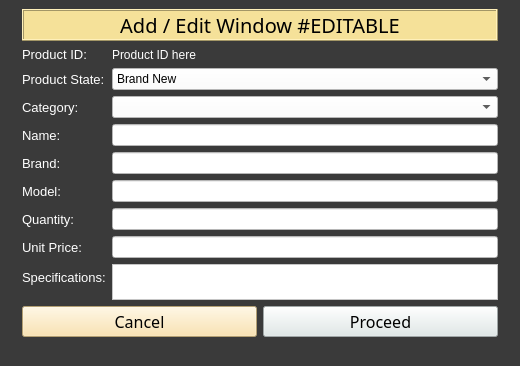
<?xml version="1.0" encoding="UTF-8"?>
<ui version="4.0">
 <class>MainWindow</class>
 <widget class="QMainWindow" name="MainWindow">
  <property name="geometry">
   <rect>
    <x>0</x>
    <y>0</y>
    <width>520</width>
    <height>366</height>
   </rect>
  </property>
  <property name="maximumSize">
   <size>
    <width>700</width>
    <height>366</height>
   </size>
  </property>
  <property name="windowTitle">
   <string>Item Manager</string>
  </property>
  <property name="styleSheet">
   <string notr="true">background-color: rgb(58, 58, 58);</string>
  </property>
  <widget class="QWidget" name="AddWidget">
   <property name="enabled">
    <bool>true</bool>
   </property>
   <property name="maximumSize">
    <size>
     <width>16777215</width>
     <height>366</height>
    </size>
   </property>
   <property name="styleSheet">
    <string notr="true"/>
   </property>
   <layout class="QGridLayout" name="gridLayout_2">
    <item row="1" column="1">
     <widget class="QLabel" name="label_10">
      <property name="text">
       <string/>
      </property>
     </widget>
    </item>
    <item row="0" column="0">
     <widget class="QLabel" name="label_11">
      <property name="text">
       <string/>
      </property>
     </widget>
    </item>
    <item row="0" column="1">
     <layout class="QGridLayout" name="gridLayout">
      <item row="0" column="0">
       <widget class="QLabel" name="lbladd_edit">
        <property name="maximumSize">
         <size>
          <width>16777215</width>
          <height>16777215</height>
         </size>
        </property>
        <property name="font">
         <font>
          <family>Impact</family>
          <pointsize>15</pointsize>
         </font>
        </property>
        <property name="styleSheet">
         <string notr="true">background-color:#f5e199;
</string>
        </property>
        <property name="frameShape">
         <enum>QFrame::Box</enum>
        </property>
        <property name="frameShadow">
         <enum>QFrame::Raised</enum>
        </property>
        <property name="text">
         <string>Add / Edit Window #EDITABLE</string>
        </property>
        <property name="alignment">
         <set>Qt::AlignCenter</set>
        </property>
       </widget>
      </item>
      <item row="1" column="0">
       <layout class="QFormLayout" name="formLayout">
        <item row="0" column="0">
         <widget class="QLabel" name="label_2">
          <property name="font">
           <font>
            <pointsize>10</pointsize>
           </font>
          </property>
          <property name="styleSheet">
           <string notr="true">color: rgb(255, 255, 255);</string>
          </property>
          <property name="text">
           <string>Product ID:</string>
          </property>
         </widget>
        </item>
        <item row="0" column="1">
         <widget class="QLabel" name="txtProID">
          <property name="styleSheet">
           <string notr="true">color: rgb(255, 255, 255);</string>
          </property>
          <property name="text">
           <string>Product ID here</string>
          </property>
         </widget>
        </item>
        <item row="1" column="0">
         <widget class="QLabel" name="label_9">
          <property name="font">
           <font>
            <pointsize>10</pointsize>
           </font>
          </property>
          <property name="styleSheet">
           <string notr="true">color: rgb(255, 255, 255);</string>
          </property>
          <property name="text">
           <string>Product State:</string>
          </property>
         </widget>
        </item>
        <item row="1" column="1">
         <widget class="QComboBox" name="cmbState">
          <property name="styleSheet">
           <string notr="true">background-color: rgb(255, 255, 255);</string>
          </property>
          <item>
           <property name="text">
            <string>Brand New</string>
           </property>
          </item>
          <item>
           <property name="text">
            <string>2nd Hand</string>
           </property>
          </item>
         </widget>
        </item>
        <item row="2" column="0">
         <widget class="QLabel" name="label">
          <property name="font">
           <font>
            <pointsize>10</pointsize>
           </font>
          </property>
          <property name="styleSheet">
           <string notr="true">color: rgb(255, 255, 255);</string>
          </property>
          <property name="text">
           <string>Category:</string>
          </property>
         </widget>
        </item>
        <item row="2" column="1">
         <widget class="QComboBox" name="cmbCtgry">
          <property name="styleSheet">
           <string notr="true">background-color: rgb(255, 255, 255);
color: rgb(0, 0, 0);</string>
          </property>
         </widget>
        </item>
        <item row="3" column="0">
         <widget class="QLabel" name="label_3">
          <property name="font">
           <font>
            <pointsize>10</pointsize>
           </font>
          </property>
          <property name="styleSheet">
           <string notr="true">color: rgb(255, 255, 255);</string>
          </property>
          <property name="text">
           <string>Name:</string>
          </property>
         </widget>
        </item>
        <item row="3" column="1">
         <widget class="QLineEdit" name="txtName">
          <property name="styleSheet">
           <string notr="true">background-color: rgb(255, 255, 255);</string>
          </property>
         </widget>
        </item>
        <item row="4" column="0">
         <widget class="QLabel" name="label_6">
          <property name="font">
           <font>
            <pointsize>10</pointsize>
           </font>
          </property>
          <property name="styleSheet">
           <string notr="true">color: rgb(255, 255, 255);</string>
          </property>
          <property name="text">
           <string>Brand:</string>
          </property>
         </widget>
        </item>
        <item row="4" column="1">
         <widget class="QLineEdit" name="txtBrand">
          <property name="styleSheet">
           <string notr="true">background-color: rgb(255, 255, 255);</string>
          </property>
         </widget>
        </item>
        <item row="5" column="0">
         <widget class="QLabel" name="label_8">
          <property name="font">
           <font>
            <pointsize>10</pointsize>
           </font>
          </property>
          <property name="styleSheet">
           <string notr="true">color: rgb(255, 255, 255);</string>
          </property>
          <property name="text">
           <string>Model:</string>
          </property>
         </widget>
        </item>
        <item row="5" column="1">
         <widget class="QLineEdit" name="txtModel">
          <property name="styleSheet">
           <string notr="true">background-color: rgb(255, 255, 255);</string>
          </property>
         </widget>
        </item>
        <item row="6" column="0">
         <widget class="QLabel" name="label_4">
          <property name="font">
           <font>
            <pointsize>10</pointsize>
           </font>
          </property>
          <property name="styleSheet">
           <string notr="true">color: rgb(255, 255, 255);</string>
          </property>
          <property name="text">
           <string>Quantity:</string>
          </property>
         </widget>
        </item>
        <item row="6" column="1">
         <widget class="QLineEdit" name="txtQty">
          <property name="styleSheet">
           <string notr="true">background-color: rgb(255, 255, 255);</string>
          </property>
         </widget>
        </item>
        <item row="7" column="0">
         <widget class="QLabel" name="label_5">
          <property name="font">
           <font>
            <pointsize>10</pointsize>
           </font>
          </property>
          <property name="styleSheet">
           <string notr="true">color: rgb(255, 255, 255);</string>
          </property>
          <property name="text">
           <string>Unit Price:</string>
          </property>
         </widget>
        </item>
        <item row="7" column="1">
         <widget class="QLineEdit" name="txtUP">
          <property name="styleSheet">
           <string notr="true">background-color: rgb(255, 255, 255);</string>
          </property>
         </widget>
        </item>
        <item row="8" column="0">
         <widget class="QLabel" name="label_7">
          <property name="font">
           <font>
            <pointsize>10</pointsize>
           </font>
          </property>
          <property name="styleSheet">
           <string notr="true">color: rgb(255, 255, 255);</string>
          </property>
          <property name="text">
           <string>Specifications:</string>
          </property>
         </widget>
        </item>
        <item row="8" column="1">
         <widget class="QPlainTextEdit" name="txtSpecs">
          <property name="styleSheet">
           <string notr="true">background-color: rgb(255, 255, 255);</string>
          </property>
         </widget>
        </item>
        <item row="10" column="0" colspan="2">
         <layout class="QHBoxLayout" name="horizontalLayout_6">
          <item>
           <widget class="QPushButton" name="btnCancel2">
            <property name="font">
             <font>
              <family>MS PGothic</family>
              <pointsize>12</pointsize>
             </font>
            </property>
            <property name="styleSheet">
             <string notr="true">background-color:#fade9f;
</string>
            </property>
            <property name="text">
             <string>Cancel</string>
            </property>
            <property name="icon">
             <iconset>
              <normaloff>Icons/cancel.png</normaloff>Icons/cancel.png</iconset>
            </property>
           </widget>
          </item>
          <item>
           <widget class="QPushButton" name="btnProc">
            <property name="font">
             <font>
              <family>MS PGothic</family>
              <pointsize>12</pointsize>
             </font>
            </property>
            <property name="styleSheet">
             <string notr="true">background-color: #dfe9e8;
</string>
            </property>
            <property name="text">
             <string>Proceed</string>
            </property>
            <property name="icon">
             <iconset>
              <normaloff>Icons/proceed.png</normaloff>Icons/proceed.png</iconset>
            </property>
           </widget>
          </item>
         </layout>
        </item>
       </layout>
      </item>
     </layout>
    </item>
    <item row="0" column="2">
     <widget class="QLabel" name="label_12">
      <property name="text">
       <string/>
      </property>
     </widget>
    </item>
   </layout>
  </widget>
 </widget>
 <resources/>
 <connections/>
</ui>
